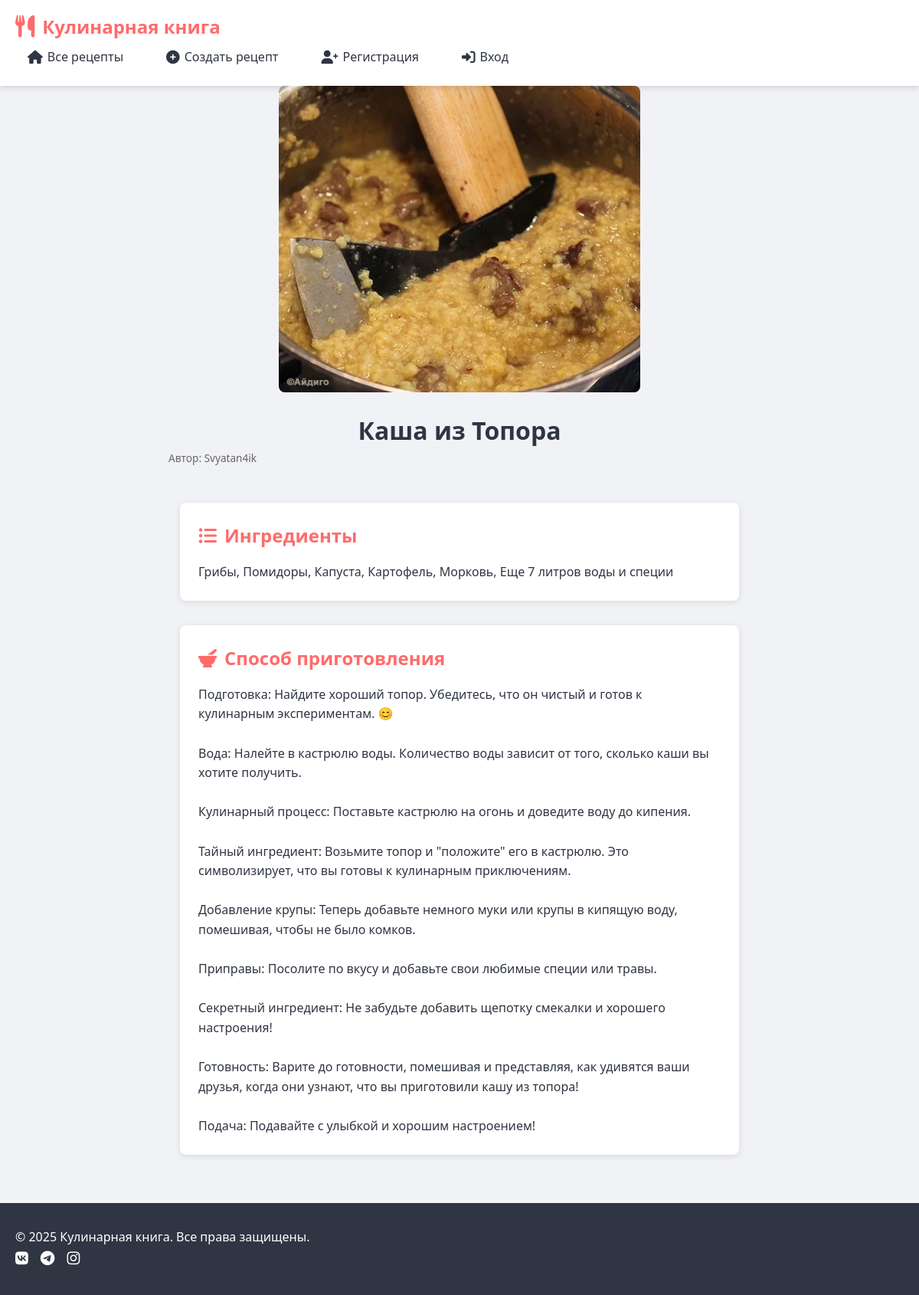
The app's page /recipe/1, older data.
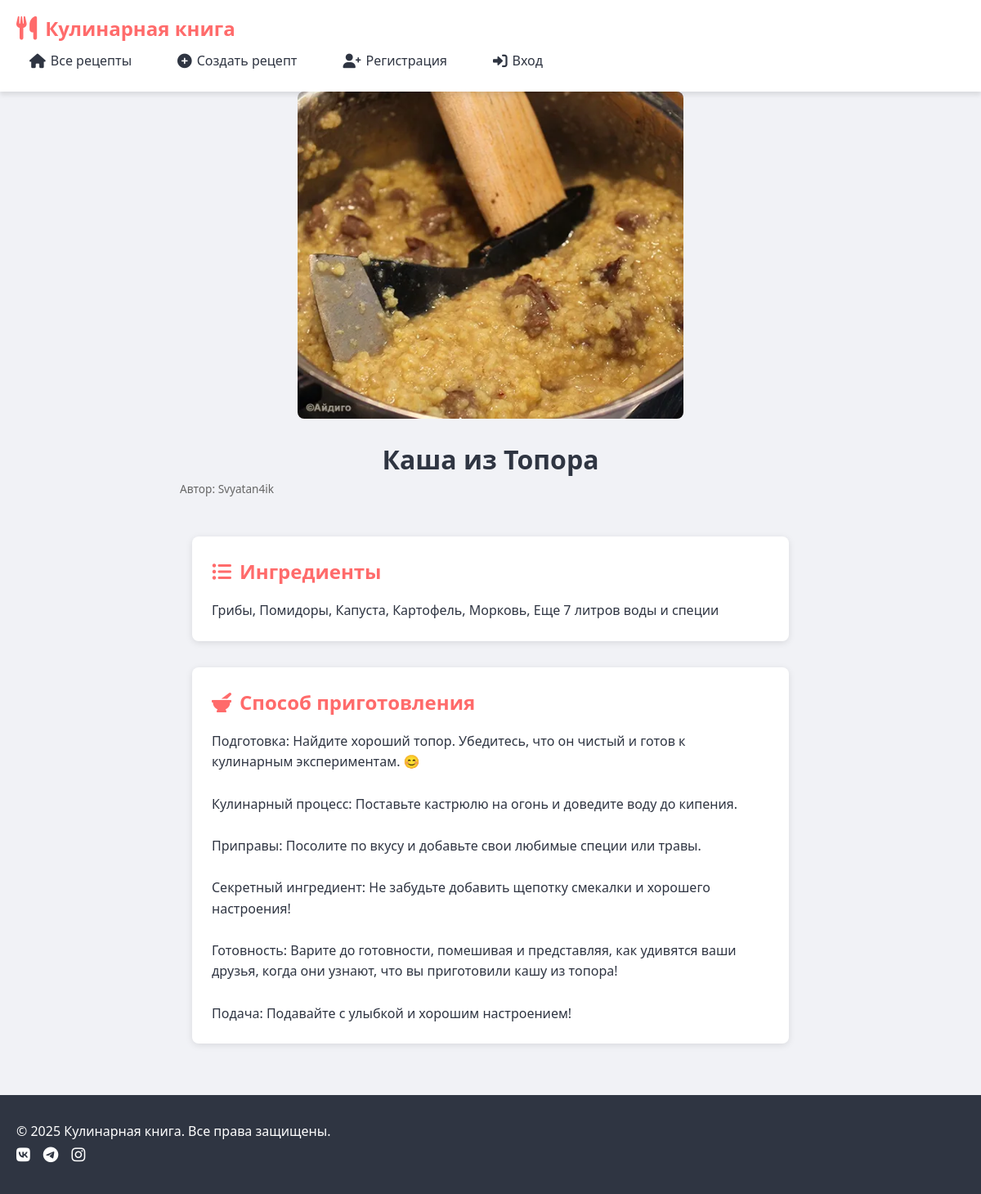
The same page, newer data.
### main.py (models this page shows)
class Recipe(db.Model):
    id = db.Column(db.Integer, primary_key=True)
    title = db.Column(db.String(100), nullable=False)
    ingredients = db.Column(db.Text, nullable=False)
    instructions = db.Column(db.Text, nullable=False)
    image = db.Column(db.String(100))  # Это поле должно быть
    author_id = db.Column(db.Integer, db.ForeignKey('user.id'), nullable=False)

class User(db.Model):
    id = db.Column(db.Integer, primary_key=True)
    email = db.Column(db.String(120), unique=True, nullable=False)
    password_hash = db.Column(db.String(128), nullable=False)
    username = db.Column(db.String(80), nullable=False)
    recipes = db.relationship('Recipe', backref='author', lazy=True)

### main.py (the view)
@app.route('/recipe/<int:recipe_id>')
def view_recipe(recipe_id):
    recipe = Recipe.query.get_or_404(recipe_id)
    return render_template('recipe_detail.html', recipe=recipe)

### templates/recipe_detail.html (shortened to what this page needs)
{% extends "base.html" %}
{% block content %}
<div class="container recipe-detail">
    <div class="recipe-header">
        {% if recipe.image %}
        <img src="{{ url_for('static', filename=recipe.image) }}" alt="{{ recipe.title }}" class="recipe-main-image">
        {% endif %}
        <h1>{{ recipe.title }}</h1>
        <p class="recipe-author">Автор: {{ recipe.author.username }}</p>
    </div>
    <div class="recipe-content">
        <div class="recipe-ingredients">
            <h2><i class="fas fa-list-ul"></i> Ингредиенты</h2>
            <div class="ingredients-list">
                {{ recipe.ingredients|replace('\n', '<br>')|safe }}
            </div>
        </div>
        <div class="recipe-instructions">
            <h2><i class="fas fa-mortar-pestle"></i> Способ приготовления</h2>
            <div class="instructions-text">
                {{ recipe.instructions|replace('\n', '<br>')|safe }}
            </div>
        </div>
    </div>
</div>
{% endblock %}

### templates/base.html (shortened to what this page needs)
<!DOCTYPE html>
<html lang="ru">
<head>
    <link rel="stylesheet" href="{{ url_for('static', filename='css/style.css') }}">
    <link rel="stylesheet" href="https://cdnjs.cloudflare.com/ajax/libs/font-awesome/6.0.0/css/all.min.css">
</head>
<body>
    <header>
        <nav>
            <div class="container">
                <a href="{{ url_for('index') }}" class="logo">
                    <i class="fas fa-utensils"></i> Кулинарная книга
                </a>
                <div class="nav-links">
                    <a href="{{ url_for('index') }}"><i class="fas fa-home"></i> Все рецепты</a>
                    <a href="{{ url_for('create_recipe') }}"><i class="fas fa-plus-circle"></i> Создать рецепт</a>
                    {% if 'user_id' in session %}
                        <a href="{{ url_for('my_recipes') }}"><i class="fas fa-book"></i> Мои рецепты</a>
                        <div class="user-menu">
                            <span><i class="fas fa-user"></i> {{ session['username'] }}</span>
                            <a href="{{ url_for('logout') }}" class="logout-btn"><i class="fas fa-sign-out-alt"></i> Выход</a>
                        </div>
                    {% else %}
                        <a href="{{ url_for('register') }}"><i class="fas fa-user-plus"></i> Регистрация</a>
                        <a href="{{ url_for('login') }}"><i class="fas fa-sign-in-alt"></i> Вход</a>
                    {% endif %}
                </div>
            </div>
        </nav>
    </header>
    <main class="container">
        {% block content %}{% endblock %}
    </main>
    <footer>
        <div class="container">
            <p>&copy; 2025 Кулинарная книга. Все права защищены.</p>
            <div class="social-links">
                <a href="#"><i class="fab fa-vk"></i></a>
                <a href="#"><i class="fab fa-telegram"></i></a>
                <a href="#"><i class="fab fa-instagram"></i></a>
            </div>
        </div>
    </footer>
</body>
</html>

### static/css/style.css (style rules this page uses)
:root { --primary: #ff6b6b; --primary-dark: #ff4757; --secondary: #4ecdc4; --dark: #2f3542; --light: #f1f2f6; --gray: #a4b0be; --success: #2ed573; --danger: #ff4757; --warning: #ffa502; --white: #ffffff; --shadow: 0 4px 6px rgba(0, 0, 0, 0.1); --radius: 8px; --transition: all 0.3s ease; }
* { margin: 0; padding: 0; box-sizing: border-box; }
body { font-family: 'Segoe UI', Tahoma, Geneva, Verdana, sans-serif; line-height: 1.6; color: var(--dark); background-color: var(--light); min-height: 100vh; display: flex; flex-direction: column; }
a { text-decoration: none; color: inherit; }
.container { width: 100%; max-width: 1200px; margin: 0 auto; padding: 0 20px; }
header { background: var(--white); box-shadow: var(--shadow); position: sticky; top: 0; z-index: 100; }
nav { display: flex; justify-content: space-between; align-items: center; padding: 1rem 0; }
.logo { display: flex; align-items: center; gap: 10px; font-size: 1.5rem; font-weight: 700; color: var(--primary); }
.logo i { font-size: 1.8rem; }
.nav-links { display: flex; gap: 1.5rem; align-items: center; }
.nav-links a { display: flex; align-items: center; gap: 6px; font-weight: 500; padding: 0.5rem 1rem; border-radius: var(--radius); transition: var(--transition); }
.nav-links a i { font-size: 1.1rem; }
main { flex: 1; padding: 2rem 0; }
.recipe-content { padding: 1.5rem; flex: 1; display: flex; flex-direction: column; }
.recipe-author { color: var(--gray); font-size: 0.9rem; margin-bottom: 1rem; }
footer { background: var(--dark); color: var(--white); padding: 2rem 0; margin-top: 3rem; }
.social-links { display: flex; gap: 1rem; }
.social-links a { color: var(--white); font-size: 1.2rem; transition: var(--transition); }
.recipe-author { font-size: 0.85rem; color: #666; margin-bottom: 10px; }
.recipe-detail { max-width: 800px; margin: 0 auto; }
.recipe-header { text-align: center; margin-bottom: 2rem; }
.recipe-main-image { max-width: 100%; height: auto; max-height: 400px; border-radius: 8px; margin-bottom: 1rem; object-fit: cover; }
.recipe-content { display: grid; grid-template-columns: 1fr 2fr; gap: 2rem; }
.recipe-ingredients, .recipe-instructions { background: white; padding: 1.5rem; border-radius: 8px; box-shadow: 0 2px 8px rgba(0,0,0,0.1); }
.recipe-ingredients h2, .recipe-instructions h2 { color: #ff6b6b; margin-top: 0; margin-bottom: 1rem; display: flex; align-items: center; gap: 10px; }
.ingredients-list, .instructions-text { line-height: 1.6; }
.recipe-content { padding: 15px; flex: 1; display: flex; flex-direction: column; }
.recipe-author { font-size: 0.85rem; color: #666; margin: 0 0 12px 0; display: flex; align-items: center; gap: 5px; }

Row changes from the older to the newer data that the page shows:
changed Recipe "Каша из Топора": instructions "…к кулинарным экспериментам. 😊 Вода: Налейте в кастрюлю воды. Количество воды зависит от того, сколько каши вы хотите получить. Кулинарный процесс: Поставьте кастрюлю на огонь и доведите воду до кипения. Тайный ингредиент: Возьмите топор и \"положите\" его в кастрюлю. Это символизирует, что вы готовы к кулинарным приключениям. Добавление крупы: Теперь добавьте немного муки или крупы в кипящую воду, помешивая, чтобы не было комков. Приправы: Посолите по вкусу…" → "…к кулинарным экспериментам. 😊 Кулинарный процесс: Поставьте кастрюлю на огонь и доведите воду до кипения. Приправы: Посолите по вкусу…"
